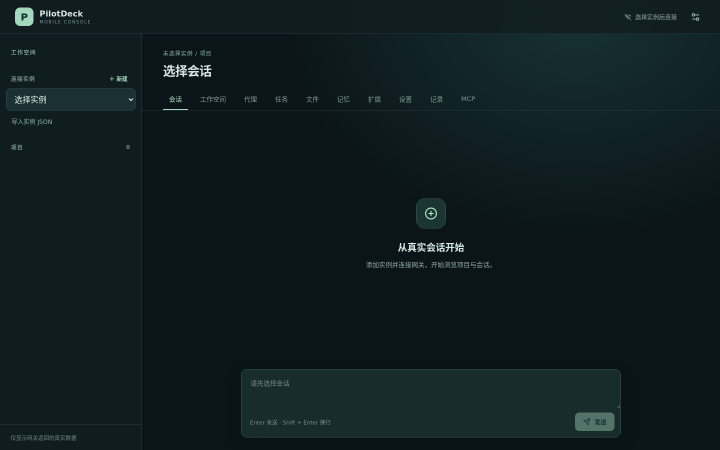
#> input picture pilotdeck-mobile/review/desktop.png, 1440 x 900 px, found by its file name (shown at 1/2 size)
$ python pick.py
#> lines starting #> are read from the running program, lines starting #| are printed output that depends on the picture
#!/usr/bin/env python3
"""把候选真实截图缩成小预览，便于快速挑选；并把入选的图裁剪压缩进 site/assets/。"""
import pathlib, sys
from PIL import Image

ROOT = pathlib.Path("/home/marc/PilotV")
MOB = ROOT / "pilotdeck-mobile" / "review"
REV = ROOT / "review"
PREV = ROOT / "site" / ".qa" / "prev"
PREV.mkdir(parents=True, exist_ok=True)

CANDIDATES = [
    MOB / "desktop.png", MOB / "desktop-saved.png",
    MOB / "ink-01-box-draft-reachable.png", MOB / "ink-02-box-saved.png",
    MOB / "ink-03-ink-drawn.png", MOB / "ink-04-ink-saved.png",
    MOB / "ink-into-composer.png",
    MOB / "rail-01-chat.png", MOB / "rail-02-files.png", MOB / "rail-03-artifacts.png",
    MOB / "pane-07-model3d.png", MOB / "pane-07-page.png",
    MOB / "pane-05-drag.png", MOB / "phone-native-panel.png",
    MOB / "tablet-portrait.png",
    REV / "console-reveal.png", REV / "live" / "device-settings-dialog.png",
    ROOT / "常用资料" / "PilotV-Logo-3D" / "PilotV-Logo-3D.png",
    ROOT / "demo" / "chart.png",
]


def preview(src: pathlib.Path, w: int = 760):
#> called with w = 760
    im = Image.open(src).convert("RGB")
#> im is the input picture: PIL image 1440x900 RGB; mean R, G, B 15.7, 28.8, 32.1
    if im.width > w:
        im = im.resize((w, round(im.height * w / im.width)), Image.LANCZOS)
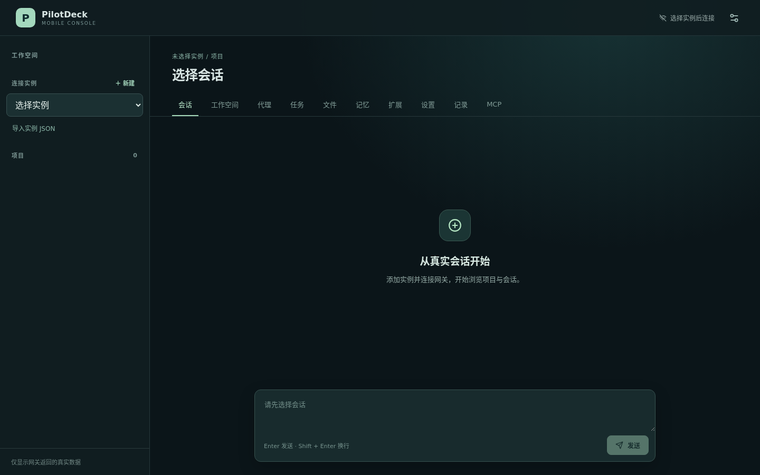
#> im: PIL image 760x475 RGB; mean R, G, B 15.7, 28.8, 32.1
    out = PREV / (src.stem + ".jpg")
    im.save(out, "JPEG", quality=72, optimize=True)
    return out, im.size


def main():
    for src in CANDIDATES:
        if not src.exists():
            print("MISS", src)
            continue
        out, size = preview(src)
#> size = (760, 475)
#> (the run stopped early here; a loop or call above may not have finished)
